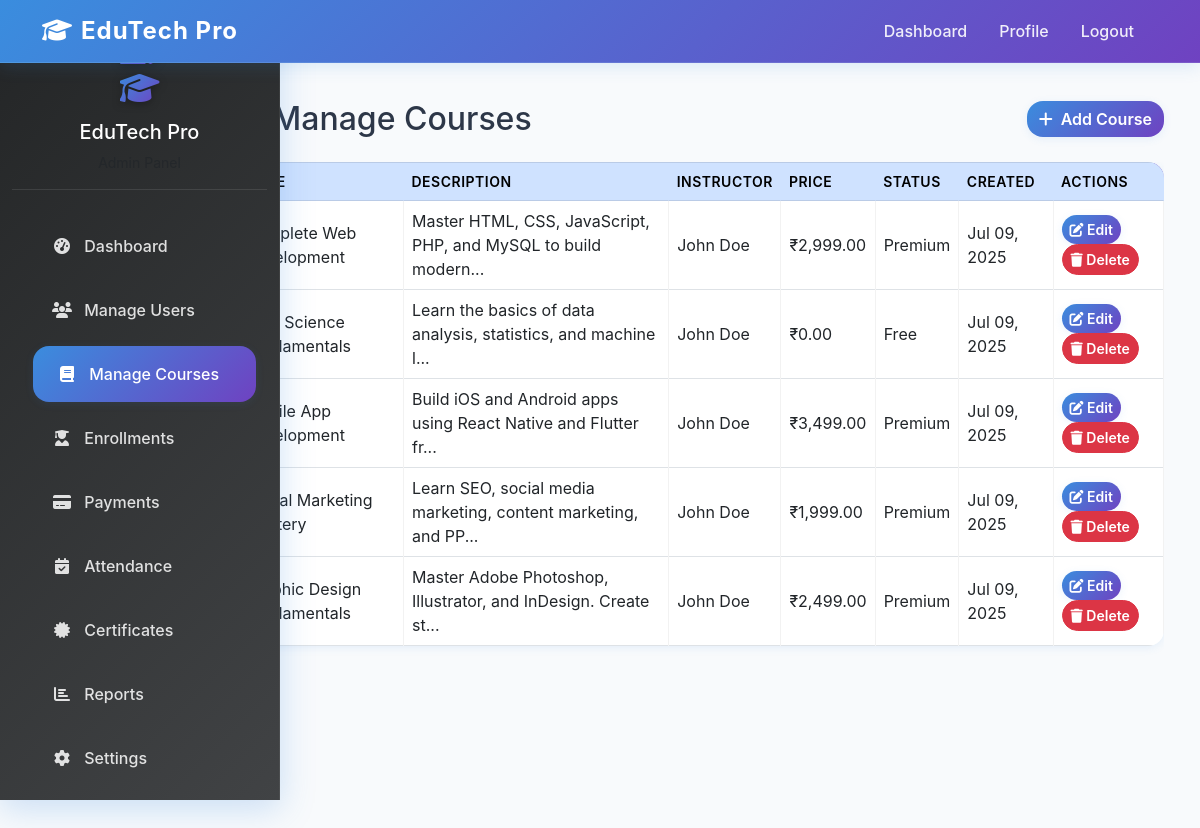
The page /admin/courses.php (signed in) on the database its author committed.
### tables this page shows
CREATE TABLE IF NOT EXISTS `courses` (
    `id` INT AUTO_INCREMENT PRIMARY KEY,
    `title` VARCHAR(200) NOT NULL,
    `description` TEXT,
    `instructor_id` INT,
    `category` VARCHAR(100),
    `level` ENUM('beginner', 'intermediate', 'advanced') DEFAULT 'beginner',
    `price` DECIMAL(10,2) DEFAULT 0.00,
    `is_premium` BOOLEAN DEFAULT FALSE,
    `thumbnail` VARCHAR(255),
    `duration` INT DEFAULT 0,
    `total_lessons` INT DEFAULT 0,
    `total_students` INT DEFAULT 0,
    `rating` DECIMAL(3,2) DEFAULT 0.00,
    `status` ENUM('draft', 'published', 'archived') DEFAULT 'draft',
    `created_at` TIMESTAMP DEFAULT CURRENT_TIMESTAMP,
    `updated_at` TIMESTAMP DEFAULT CURRENT_TIMESTAMP ON UPDATE CURRENT_TIMESTAMP,
    FOREIGN KEY (`instructor_id`) REFERENCES `users`(`id`) ON DELETE SET NULL
);

CREATE TABLE IF NOT EXISTS `users` (
    `id` INT AUTO_INCREMENT PRIMARY KEY,
    `google_id` VARCHAR(255) UNIQUE,
    `username` VARCHAR(50) UNIQUE,
    `email` VARCHAR(100) UNIQUE NOT NULL,
    `password` VARCHAR(255),
    `full_name` VARCHAR(100) NOT NULL,
    `role` ENUM('admin', 'teacher', 'student') NOT NULL,
    `profile_image` VARCHAR(255),
    `phone` VARCHAR(20),
    `address` TEXT,
    `status` ENUM('active', 'inactive', 'pending') DEFAULT 'active',
    `created_at` TIMESTAMP DEFAULT CURRENT_TIMESTAMP,
    `updated_at` TIMESTAMP DEFAULT CURRENT_TIMESTAMP ON UPDATE CURRENT_TIMESTAMP
);

### admin/courses.php (the view, shortened to what this page needs)
<?php
require_once '../config/database.php';
$stmt = $pdo->prepare('SELECT c.*, u.full_name as instructor_name FROM courses c LEFT JOIN users u ON c.instructor_id = u.id ORDER BY c.created_at DESC');
$stmt->execute();
$courses = $stmt->fetchAll();
?>
<!DOCTYPE html>
<html lang="en">
<head>
    <link href="https://cdn.jsdelivr.net/npm/bootstrap@5.3.0/dist/css/bootstrap.min.css" rel="stylesheet">
    <link href="https://cdnjs.cloudflare.com/ajax/libs/font-awesome/6.4.0/css/all.min.css" rel="stylesheet">
    <link href="../assets/css/admin-dashboard.css" rel="stylesheet">
</head>
<body>
    <nav class="navbar navbar-expand-lg navbar-dark bg-primary fixed-top">
        <div class="container">
            <a class="navbar-brand fw-bold" href="dashboard.php">
                <i class="fas fa-graduation-cap me-2"></i>EduTech Pro
            </a>
            <div class="collapse navbar-collapse" id="navbarNav">
                <ul class="navbar-nav ms-auto">
                    <li class="nav-item"><a class="nav-link" href="dashboard.php">Dashboard</a></li>
                    <li class="nav-item"><a class="nav-link" href="profile.php">Profile</a></li>
                    <li class="nav-item"><a class="nav-link" href="logout.php">Logout</a></li>
                </ul>
            </div>
        </div>
    </nav>
    <div class="container-fluid" style="margin-top: 76px;">
        <div class="row">
            <nav class="col-md-3 col-lg-2 d-md-block sidebar collapse">
                <div class="position-sticky">
                    <div class="text-center mb-4 d-flex flex-column align-items-center">
                        <i class="fas fa-user-shield fa-2x text-warning mb-2"></i>
                        <i class="fas fa-graduation-cap fa-2x text-warning mb-2"></i>
                        <h5 class="text-white mt-2">EduTech Pro</h5>
                        <small class="text-muted">Admin Panel</small>
                    </div>
                    <ul class="nav flex-column">
                        <li class="nav-item">
                            <a class="nav-link" href="dashboard.php">
                                <i class="fas fa-tachometer-alt me-2"></i>
                                Dashboard
                            </a>
                        </li>
                        <li class="nav-item">
                            <a class="nav-link" href="users.php">
                                <i class="fas fa-users me-2"></i>
                                Manage Users
                            </a>
                        </li>
                        <li class="nav-item">
                            <a class="nav-link active" href="courses.php">
                                <i class="fas fa-book me-2"></i>
                                Manage Courses
                            </a>
                        </li>
                        <li class="nav-item">
                            <a class="nav-link" href="enrollments.php">
                                <i class="fas fa-user-graduate me-2"></i>
                                Enrollments
                            </a>
                        </li>
                        <li class="nav-item">
                            <a class="nav-link" href="payments.php">
                                <i class="fas fa-credit-card me-2"></i>
                                Payments
                            </a>
                        </li>
                        <li class="nav-item">
                            <a class="nav-link" href="attendance.php">
                                <i class="fas fa-calendar-check me-2"></i>
                                Attendance
                            </a>
                        </li>
                        <li class="nav-item">
                            <a class="nav-link" href="certificates.php">
                                <i class="fas fa-certificate me-2"></i>
                                Certificates
                            </a>
                        </li>
                        <li class="nav-item">
                            <a class="nav-link" href="reports.php">
                                <i class="fas fa-chart-bar me-2"></i>
                                Reports
                            </a>
                        </li>
                        <li class="nav-item">
                            <a class="nav-link" href="settings.php">
                                <i class="fas fa-cog me-2"></i>
                                Settings
                            </a>
                        </li>
                        <li class="nav-item">
                            <a class="nav-link" href="profile.php">
                            </a>
                        </li>
                    </ul>
                </div>
            </nav>
            <main class="col-md-9 ms-sm-auto col-lg-10 px-md-4 dashboard-main-content">
                <div class="container mt-4">
                    <div class="d-flex justify-content-between align-items-center mb-4">
                        <h2 class="mb-0"><i class="fas fa-book me-2"></i>Manage Courses</h2>
                        <a href="course_create.php" class="btn btn-primary"><i class="fas fa-plus me-1"></i> Add Course</a>
                    </div>
                    <div class="table-responsive">
                        <table class="table table-hover table-bordered">
                            <thead class="table-primary">
                                <tr>
                                    <th>Title</th>
                                    <th>Description</th>
                                    <th>Instructor</th>
                                    <th>Price</th>
                                    <th>Status</th>
                                    <th>Created</th>
                                    <th>Actions</th>
                                </tr>
                            </thead>
                            <tbody>
                                <?php foreach ($courses as $course): ?>
                                <tr>
                                    <td><?php echo htmlspecialchars($course['title']); ?></td>
                                    <td><?php echo htmlspecialchars(substr($course['description'], 0, 60)); ?>...</td>
                                    <td><?php echo htmlspecialchars($course['instructor_name'] ?: 'N/A'); ?></td>
                                    <td>₹<?php echo number_format($course['price'], 2); ?></td>
                                    <td><?php echo $course['is_premium'] ? 'Premium' : 'Free'; ?></td>
                                    <td><?php echo date('M d, Y', strtotime($course['created_at'])); ?></td>
                                    <td>
                                        <a href="course_edit.php?id=<?php echo $course['id']; ?>" class="btn btn-sm btn-primary"><i class="fas fa-edit"></i> Edit</a>
                                        <a href="courses.php?delete=<?php echo $course['id']; ?>" class="btn btn-sm btn-danger" onclick="return confirm('Are you sure you want to delete this course?');"><i class="fas fa-trash"></i> Delete</a>
                                    </td>
                                </tr>
                                <?php endforeach; ?>
                            </tbody>
                        </table>
                    </div>
                </div>
            </main>
        </div>
    </div>
</body>
</html>

### assets/css/admin-dashboard.css (style rules this page uses)
:root { --primary-gradient: linear-gradient(135deg, #3a8dde 0%, #6f42c1 100%); --secondary-gradient: linear-gradient(135deg, #6f42c1 0%, #3a8dde 100%); --dark-gradient: linear-gradient(135deg, #232526 0%, #414345 100%); --shadow-xl: 0 8px 32px 0 rgba(58, 141, 222, 0.25); --shadow-lg: 0 4px 16px 0 rgba(58, 141, 222, 0.15); --shadow-md: 0 2px 8px 0 rgba(58, 141, 222, 0.10); --border-radius: 1rem; --border-radius-lg: 1.5rem; --border-radius-xl: 2rem; --admin-bg: #f8fafc; --admin-sidebar-width: 280px; }
body { font-family: 'Inter', 'Segoe UI', Arial, sans-serif; background: var(--admin-bg); color: #2d3748; min-height: 100vh; }
.navbar { background: var(--primary-gradient) !important; box-shadow: var(--shadow-lg); border-bottom: 1px solid rgba(255,255,255,0.1); }
.navbar-brand { font-weight: 800; font-size: 1.5rem; letter-spacing: 1px; color: #fff !important; }
.navbar-nav .nav-link { color: rgba(255,255,255,0.9) !important; font-weight: 500; margin-right: 1rem; transition: all 0.3s ease; position: relative; }
.navbar-nav .nav-link::after { content: ''; position: absolute; bottom: -2px; left: 0; width: 0; height: 2px; background: #fff; transition: width 0.3s ease; }
.sidebar { background: var(--dark-gradient); backdrop-filter: blur(10px); box-shadow: var(--shadow-xl); border-right: 1px solid rgba(255,255,255,0.1); height: 100vh; position: fixed; top: 0; left: 0; z-index: 1000; width: 100%; max-width: var(--admin-sidebar-width); overflow-y: auto; overflow-x: hidden; scrollbar-width: thin; scrollbar-color: rgba(58, 141, 222, 0.3) transparent; }
.sidebar .text-center { padding: 2rem 1rem 1rem 1rem; border-bottom: 1px solid rgba(255,255,255,0.1); }
.sidebar .text-center i { background: var(--primary-gradient); -webkit-background-clip: text; -webkit-text-fill-color: transparent; background-clip: text; filter: drop-shadow(0 2px 4px rgba(0,0,0,0.3)); }
.sidebar .nav-link { color: rgba(255,255,255,0.85) !important; font-weight: 500; padding: 1rem 1.5rem; margin: 0.25rem 1rem; border-radius: var(--border-radius); transition: all 0.3s ease; position: relative; overflow: hidden; }
.sidebar .nav-link::before { content: ''; position: absolute; top: 0; left: -100%; width: 100%; height: 100%; background: var(--primary-gradient); transition: all 0.3s ease; z-index: -1; }
.sidebar .nav-link:hover::before, .sidebar .nav-link.active::before { left: 0; }
.sidebar .nav-link:hover, .sidebar .nav-link.active { color: #fff !important; transform: translateX(5px); box-shadow: var(--shadow-md); }
.sidebar .nav-link i { width: 20px; text-align: center; margin-right: 0.75rem; }
.dashboard-main-content { margin-left: var(--admin-sidebar-width); padding-top: 0; min-height: 100vh; background: var(--admin-bg); transition: margin-left 0.3s ease; }
.table { border-radius: var(--border-radius); overflow: hidden; box-shadow: var(--shadow-md); }
.table thead { background: var(--primary-gradient); color: #fff; }
.table thead th { border: none; font-weight: 600; text-transform: uppercase; font-size: 0.875rem; letter-spacing: 0.5px; }
.table tbody tr { transition: all 0.2s ease; }
.table tbody td { border-color: rgba(0,0,0,0.05); vertical-align: middle; }
.btn { border-radius: var(--border-radius); font-weight: 600; transition: all 0.3s ease; position: relative; overflow: hidden; }
.btn::before { content: ''; position: absolute; top: 0; left: -100%; width: 100%; height: 100%; background: linear-gradient(90deg, transparent, rgba(255,255,255,0.2), transparent); transition: left 0.5s ease; }
.btn-primary { background: var(--primary-gradient); border: none; box-shadow: var(--shadow-md); }

### rows shown on the page
courses: title "Complete Web Development", description "Master HTML, CSS, JavaScript, PHP, and MySQL to build modern", instructor.full_name "John Doe", price "2,999.00", is_premium "Premium", created_at "Jul 09, 2025"
courses: title "Data Science Fundamentals", description "Learn the basics of data analysis, statistics, and machine l", instructor.full_name "John Doe", price "0.00", is_premium "Free", created_at "Jul 09, 2025"
courses: title "Mobile App Development", description "Build iOS and Android apps using React Native and Flutter fr", instructor.full_name "John Doe", price "3,499.00", is_premium "Premium", created_at "Jul 09, 2025"
courses: title "Digital Marketing Mastery", description "Learn SEO, social media marketing, content marketing, and PP", instructor.full_name "John Doe", price "1,999.00", is_premium "Premium", created_at "Jul 09, 2025"
courses: title "Graphic Design Fundamentals", description "Master Adobe Photoshop, Illustrator, and InDesign. Create st", instructor.full_name "John Doe", price "2,499.00", is_premium "Premium", created_at "Jul 09, 2025"
